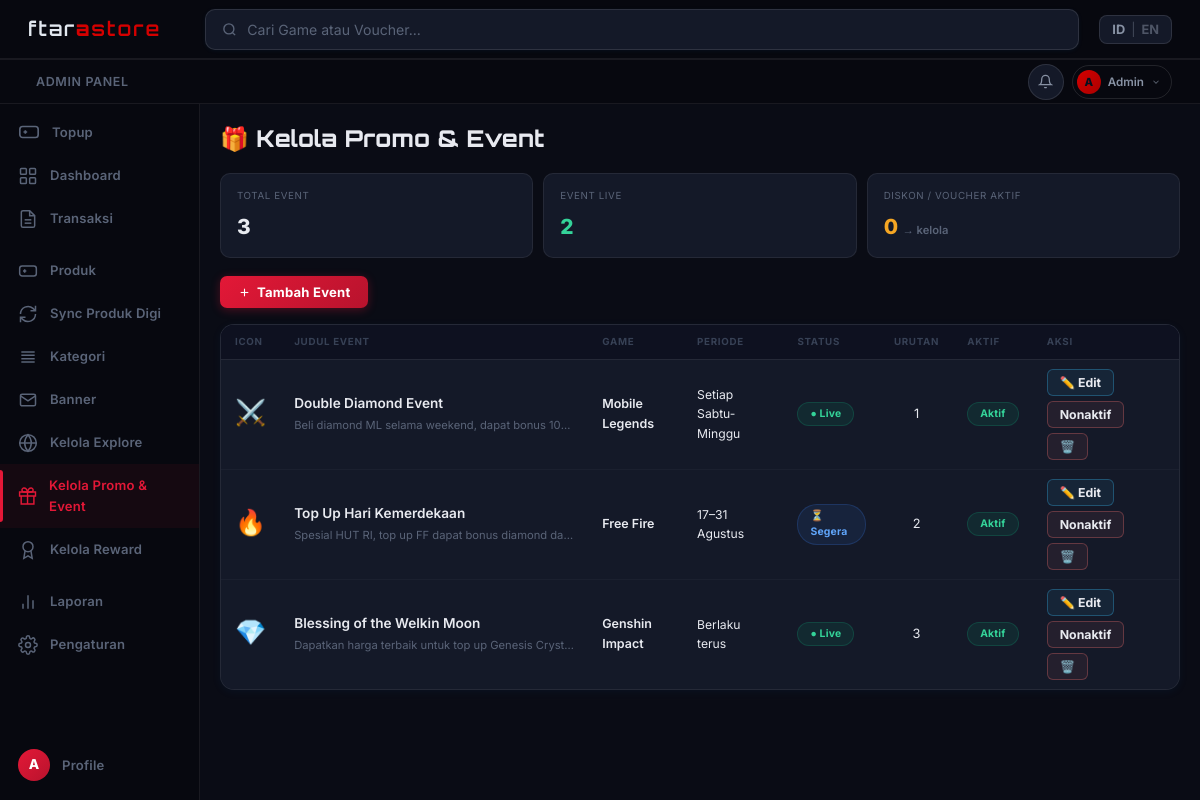
/admin/promo.php (signed in), run on the app's committed database.
### tables this page shows
CREATE TABLE promo_events (
    id          INT UNSIGNED AUTO_INCREMENT PRIMARY KEY,
    emoji       VARCHAR(10)   DEFAULT '🎮',
    color       VARCHAR(40)   DEFAULT 'rgba(56,189,248,.1)',
    game        VARCHAR(100)  NULL,
    title       VARCHAR(150)  NOT NULL,
    description VARCHAR(255)  NULL,
    period      VARCHAR(100)  NULL,
    link_url    VARCHAR(300)  NULL,
    status      ENUM('live','upcoming','ended') NOT NULL DEFAULT 'live',
    sort_order  SMALLINT      NOT NULL DEFAULT 0,
    is_active   TINYINT(1)    NOT NULL DEFAULT 1,
    created_at  TIMESTAMP     NULL DEFAULT CURRENT_TIMESTAMP,
    updated_at  TIMESTAMP     NULL DEFAULT CURRENT_TIMESTAMP ON UPDATE CURRENT_TIMESTAMP
);

### admin/promo.php (the view, shortened to what this page needs)
<?php
require_once __DIR__.'/../includes/functions.php';
$db = db();
$tableExists = true;
try { $db->query("SELECT 1 FROM promo_events LIMIT 1"); } catch (\Exception $e) { $tableExists = false; }
$events = $tableExists ? $db->query("SELECT * FROM promo_events ORDER BY sort_order ASC, id DESC")->fetchAll() : [];
$voucherActive = 0;
try { $voucherActive = (int)$db->query("SELECT COUNT(*) FROM vouchers WHERE is_active=1")->fetchColumn(); } catch (\Exception $e) {}
include __DIR__.'/../includes/header.php';
?>
<div class="admin-wrap">
<div class="admin-main">
  <div class="admin-title" style="margin-bottom:16px;">🎁 Kelola Promo &amp; Event</div>
  <div style="display:grid;grid-template-columns:repeat(3,1fr);gap:10px;margin-bottom:18px;">
    <div style="background:var(--card);border:1px solid var(--b1);border-radius:10px;padding:14px 16px;">
      <div style="font-size:.61rem;text-transform:uppercase;letter-spacing:.6px;color:var(--t3);margin-bottom:6px;">Total Event</div>
      <div style="font-size:1.3rem;font-weight:800;color:#e8eaf0;"><?=count($events)?></div>
    </div>
    <div style="background:var(--card);border:1px solid var(--b1);border-radius:10px;padding:14px 16px;">
      <div style="font-size:.61rem;text-transform:uppercase;letter-spacing:.6px;color:var(--t3);margin-bottom:6px;">Event Live</div>
      <div style="font-size:1.3rem;font-weight:800;color:#34d399;"><?=count(array_filter($events, fn($e)=>$e['status']==='live' && $e['is_active']))?></div>
    </div>
    <a href="<?=asset('admin/vouchers.php')?>" style="background:var(--card);border:1px solid var(--b1);border-radius:10px;padding:14px 16px;text-decoration:none;">
      <div style="font-size:.61rem;text-transform:uppercase;letter-spacing:.6px;color:var(--t3);margin-bottom:6px;">Diskon / Voucher Aktif</div>
      <div style="font-size:1.3rem;font-weight:800;color:var(--gold);"><?=$voucherActive?> <span style="font-size:.7rem;color:var(--t3);font-weight:600;">→ kelola</span></div>
    </a>
  </div>
  <div style="display:flex;gap:10px;flex-wrap:wrap;margin-bottom:16px;">
    <button class="btn-gold" data-modal-open="modal-add" style="padding:8px 18px;font-size:.84rem;display:flex;align-items:center;gap:6px;">
      <svg width="13" height="13" fill="none" stroke="currentColor" stroke-width="2" viewBox="0 0 24 24"><line x1="12" y1="5" x2="12" y2="19"/><line x1="5" y1="12" x2="19" y2="12"/></svg>
      Tambah Event
    </button>
  </div>
  <div class="admin-card">
    <div class="table-wrap">
      <table class="dtable">
        <thead>
          <tr>
            <th style="width:50px;">Icon</th>
            <th>Judul Event</th>
            <th>Game</th>
            <th>Periode</th>
            <th>Status</th>
            <th style="text-align:center;">Urutan</th>
            <th>Aktif</th>
            <th>Aksi</th>
          </tr>
        </thead>
        <tbody>
        <?php if (empty($events)): ?>
        <tr><td colspan="8" style="text-align:center;padding:42px;color:var(--t3);">
          <div style="font-size:1.8rem;margin-bottom:6px;">🎁</div>Belum ada event. Klik "Tambah Event".
        </td></tr>
        <?php else: foreach ($events as $e): ?>
        <tr>
          <td style="text-align:center;"><?=iconImg($e['image'] ?? null, $e['emoji'], 30, 8)?></td>
          <td>
            <div style="font-weight:600;font-size:.85rem;"><?=htmlspecialchars($e['title'])?></div>
            <?php if($e['description']): ?><div style="font-size:.7rem;color:var(--t3);margin-top:2px;max-width:280px;overflow:hidden;text-overflow:ellipsis;white-space:nowrap;"><?=htmlspecialchars($e['description'])?></div><?php endif; ?>
          </td>
          <td style="font-size:.78rem;color:var(--red);font-weight:600;"><?=htmlspecialchars($e['game'] ?? '—')?></td>
          <td style="font-size:.76rem;color:var(--t2);"><?=htmlspecialchars($e['period'] ?? '—')?></td>
          <td>
            <?php
              $stBadge = ['live'=>['badge-success','● Live'],'upcoming'=>['badge-process','⏳ Segera'],'ended'=>['badge-failed','Selesai']];
              [$bc,$bl] = $stBadge[$e['status']] ?? $stBadge['live'];
            ?>
            <span class="badge <?=$bc?>" style="font-size:.65rem;"><?=$bl?></span>
          </td>
          <td style="text-align:center;color:var(--t3);font-size:.8rem;"><?=$e['sort_order']?></td>
          <td>
            <span class="badge <?=$e['is_active']?'badge-success':'badge-failed'?>" style="font-size:.65rem;"><?=$e['is_active']?'Aktif':'Nonaktif'?></span>
          </td>
          <td>
            <div style="display:flex;gap:5px;flex-wrap:wrap;">
              <button class="btn-sm btn-sm-edit"
                data-id="<?=(int)$e['id']?>"
                data-emoji="<?=htmlspecialchars($e['emoji'],ENT_QUOTES)?>"
                data-image="<?=htmlspecialchars($e['image']??'',ENT_QUOTES)?>"
                data-color="<?=htmlspecialchars($e['color'],ENT_QUOTES)?>"
                data-game="<?=htmlspecialchars($e['game']??'',ENT_QUOTES)?>"
                data-title="<?=htmlspecialchars($e['title'],ENT_QUOTES)?>"
                data-desc="<?=htmlspecialchars($e['description']??'',ENT_QUOTES)?>"
                data-period="<?=htmlspecialchars($e['period']??'',ENT_QUOTES)?>"
                data-link="<?=htmlspecialchars($e['link_url']??'',ENT_QUOTES)?>"
                data-status="<?=htmlspecialchars($e['status'],ENT_QUOTES)?>"
                data-sort="<?=(int)$e['sort_order']?>"
                data-active="<?=(int)$e['is_active']?>"
                onclick="openEdit(this)">✏️ Edit</button>
              <form method="POST" style="display:inline;">
                <button class="btn-sm <?=$e['is_active']?'btn-sm-danger':'btn-sm-edit'?>"><?=$e['is_active']?'Nonaktif':'Aktifkan'?></button>
              </form>
              <form method="POST" style="display:inline;" onsubmit="return confirm('Hapus event ini?')">
                <button class="btn-sm btn-sm-danger">🗑️</button>
              </form>
            </div>
          </td>
        </tr>
        <?php endforeach; endif; ?>
        </tbody>
      </table>
    </div>
  </div>
</div>
</div>
<?php include __DIR__.'/../includes/footer.php'; ?>

### includes/functions.php (shortened to what this page needs)
<?php
function baseUrl(): string {
    $protocol = (!empty($_SERVER['HTTPS']) && $_SERVER['HTTPS'] !== 'off') ? 'https' : 'http';
    $host     = $_SERVER['HTTP_HOST'] ?? 'localhost';
    $scriptDir = str_replace('\\', '/', dirname($_SERVER['SCRIPT_NAME'] ?? '/'));
    $root = rtrim($scriptDir, '/');
    foreach (['/pages', '/admin', '/api', '/auth', '/user'] as $sub) {
        if (str_ends_with($root, $sub)) { $root = substr($root, 0, -strlen($sub)); break; }
    }
    return $protocol . '://' . $host . $root;
}
function asset(string $path): string { return baseUrl() . '/' . ltrim($path, '/'); }
function iconImg(?string $image, string $emoji = '', int $size = 28, int $radius = 8): string {
    return '<span style="font-size:' . round($size * 0.82) . 'px;line-height:1;">' . htmlspecialchars($emoji) . '</span>';
}

### assets/css/style.css (style rules this page uses)
:root { --bg: #f0f7ff; --surface: #e4f0fb; --card: #ffffff; --card2: #f5f9ff; --card3: #eaf3ff; --input: #f0f6ff; --b0: rgba(14,100,180,0.06); --b1: rgba(14,100,180,0.12); --b2: rgba(14,100,180,0.20); --b3: rgba(14,100,180,0.35); --cyan: #38bdf8; --cyan2: #0ea5e9; --cyanf: #7dd3fc; --cyan-lo: rgba(56,189,248,0.10); --cyan-md: rgba(56,189,248,0.20); --cyan-hi: rgba(56,189,248,0.35); --teal: #2dd4bf; --teal2: #14b8a6; --teal-lo: rgba(45,212,191,0.10); --teal-md: rgba(45,212,191,0.20); --orange: #fb923c; --orange2: #ea580c; --orangef: #fdba74; --orange-lo: rgba(251,146,60,0.10); --orange-md: rgba(251,146,60,0.22); --white: #0d2137; --white90: rgba(13,33,55,0.90); --white70: rgba(13,33,55,0.70); --green: #22d3a0; --red: #f87171; --amber: #fbbf24; --blue: #60a5fa; --t1: #0d2137; --t2: #3a6080; --t3: #7aabb8; --t4: #c5dff0; --r: 9px; --rl: 15px; --rxl: 22px; --f-display: 'Outfit', sans-serif; --f-body: 'Space Grotesk', sans-serif; --ease: cubic-bezier(.4,0,.2,1); --spring: cubic-bezier(0.34,1.56,0.64,1); --bounce: cubic-bezier(0.34,1.4,0.64,1); --glow-cyan: 0 0 28px rgba(56,189,248,0.50), 0 0 56px rgba(56,189,248,0.20); --glow-teal: 0 0 28px rgba(45,212,191,0.45), 0 0 56px rgba(45,212,191,0.18); --glow-orange: 0 0 28px rgba(251,146,60,0.50), 0 0 56px rgba(251,146,60,0.20); --shadow: 0 4px 24px rgba(0,0,0,.55); --shadowlg: 0 12px 48px rgba(0,0,0,.65); --shadowxl: 0 24px 72px rgba(0,0,0,.75); }
*,*::before,*::after { box-sizing:border-box;margin:0;padding:0 }
html { scroll-behavior:smooth;-webkit-font-smoothing:antialiased }
body { font-family:var(--f-body);background:var(--bg);color:var(--t1);min-height:100vh;line-height:1.6;overflow-x:hidden }
a { color:inherit;text-decoration:none }
button { cursor:pointer;font-family:var(--f-body) }
body::after { content:'';position:fixed;top:-15%;left:50%;transform:translateX(-50%); width:1000px;height:600px;border-radius:50%; background:radial-gradient(ellipse,rgba(56,189,248,.12) 0%,transparent 70%); pointer-events:none;z-index:0; }
.btn-gold { padding:8px 22px;border-radius:8px;font-size:.84rem;font-weight:800; background:linear-gradient(135deg,#38bdf8,#0ea5e9); color:#03111f;transition:all .2s;white-space:nowrap;border:none; letter-spacing:.2px;display:inline-flex;align-items:center;gap:6px; box-shadow:0 3px 16px rgba(56,189,248,.45); }
.badge { display:inline-flex;align-items:center;gap:4px;padding:3px 12px;border-radius:20px;font-size:.74rem;font-weight:700;letter-spacing:.2px }
.badge-success { background:rgba(34,211,160,.12);color:#6ee7c7;border:1px solid rgba(34,211,160,.25) }
.badge-process { background:rgba(56,189,248,.12);color:var(--cyanf);border:1px solid rgba(56,189,248,.28) }
.dtable { width:100%;border-collapse:collapse;font-size:.85rem }
.dtable th { background:#eaf3ff;padding:12px 16px;text-align:left;font-weight:700;color:var(--t3);font-size:.71rem;text-transform:uppercase;letter-spacing:.7px;border-bottom:1.5px solid var(--b1) }
.dtable td { padding:12px 16px;border-bottom:1px solid var(--b0);color:var(--t1);vertical-align:middle }
.dtable tr:last-child td { border-bottom:none }
.admin-wrap { display:flex;min-height:calc(100vh - 110px);gap:0; }
.admin-main { flex:1; overflow:auto; background:#eaf3ff; min-height:0; padding:26px 18px 26px 0; width:100%; margin:0; }
.admin-title { font-family:var(--f-display);font-size:1.45rem;font-weight:800;margin-bottom:22px;display:flex;align-items:center;gap:10px;color:var(--white90) }
.admin-card { background:white;border:1.5px solid var(--b1);border-radius:14px;overflow:hidden;box-shadow:0 2px 10px rgba(14,100,180,.07);margin-left:0; }
.table-wrap { overflow-x:auto }
.btn-sm { padding:5px 12px;border-radius:6px;font-size:.77rem;font-weight:700;transition:all .15s }
.btn-sm-danger { border:1.5px solid rgba(248,113,113,.3);color:#fbb3b3;background:rgba(248,113,113,.07) }
.btn-sm-edit { border:1.5px solid rgba(56,189,248,.3);color:var(--cyanf);background:rgba(56,189,248,.07) }
.admin-main { padding-left:0px !important; }
.admin-card { margin-left:0 !important; }
.admin-main { padding-left:0 !important; }
.admin-layout .admin-wrap { margin-left: 0 !important; gap: 0 !important; padding: 0 !important; width: 100% !important; display: flex !important; }
.admin-layout .admin-main { flex: 1 !important; width: 100% !important; margin-left: 0 !important; padding: 16px 20px 24px !important; box-sizing: border-box !important; min-width: 0 !important; }

### data on the page
promo_events: emoji "⚔️", title "Double Diamond Event", description "Beli diamond ML selama weekend, dapat bonus 10…", game "Mobile Legends", period "Setiap Sabtu-Minggu", bl "● Live", sort_order "1", is_active "Aktif"
promo_events: emoji "🔥", title "Top Up Hari Kemerdekaan", description "Spesial HUT RI, top up FF dapat bonus diamond da…", game "Free Fire", period "17–31 Agustus", bl "⏳ Segera", sort_order "2", is_active "Aktif"
promo_events: emoji "💎", title "Blessing of the Welkin Moon", description "Dapatkan harga terbaik untuk top up Genesis Cryst…", game "Genshin Impact", period "Berlaku terus", bl "● Live", sort_order "3", is_active "Aktif"

### other printed values
substr(currentUser()['name']??'U',0,1) "A"
explode(' ', currentUser()['name']??'Akun')[0] "Admin"
count($events) "3"
$voucherActive "0"
